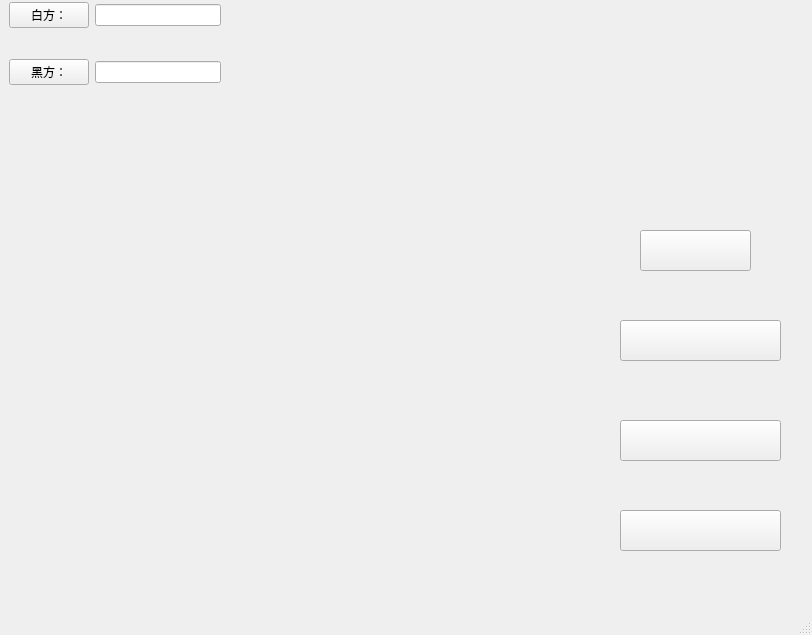
<?xml version="1.0" encoding="UTF-8"?>
<ui version="4.0">
 <class>MainWindow_01</class>
 <widget class="QMainWindow" name="MainWindow_01">
  <property name="geometry">
   <rect>
    <x>0</x>
    <y>0</y>
    <width>812</width>
    <height>635</height>
   </rect>
  </property>
  <property name="windowTitle">
   <string>MainWindow</string>
  </property>
  <widget class="QWidget" name="centralwidget">
   <widget class="QFrame" name="BackGround">
    <property name="geometry">
     <rect>
      <x>-50</x>
      <y>-70</y>
      <width>961</width>
      <height>771</height>
     </rect>
    </property>
    <property name="styleSheet">
     <string notr="true">#BackGround{
	border-image: url(:/picture/background.jpg);

}</string>
    </property>
    <property name="frameShape">
     <enum>QFrame::StyledPanel</enum>
    </property>
    <property name="frameShadow">
     <enum>QFrame::Raised</enum>
    </property>
    <widget class="QPushButton" name="StartGame">
     <property name="geometry">
      <rect>
       <x>670</x>
       <y>490</y>
       <width>161</width>
       <height>41</height>
      </rect>
     </property>
     <property name="styleSheet">
      <string notr="true">color: qlineargradient(spread:pad, x1:0, y1:0, x2:1, y2:0, stop:0 rgba(0, 0, 0, 255), stop:1 rgba(255, 255, 255, 255));</string>
     </property>
     <property name="text">
      <string/>
     </property>
     <property name="icon">
      <iconset resource="pic.qrc">
       <normaloff>:/picture/visitor.png</normaloff>:/picture/visitor.png</iconset>
     </property>
     <property name="iconSize">
      <size>
       <width>300</width>
       <height>100</height>
      </size>
     </property>
    </widget>
    <widget class="QPushButton" name="help">
     <property name="geometry">
      <rect>
       <x>690</x>
       <y>300</y>
       <width>111</width>
       <height>41</height>
      </rect>
     </property>
     <property name="styleSheet">
      <string notr="true">border-image: url(:/new/prefix1/image/bottons.qrc);</string>
     </property>
     <property name="text">
      <string/>
     </property>
     <property name="icon">
      <iconset resource="pic.qrc">
       <normaloff>:/picture/help.png</normaloff>:/picture/help.png</iconset>
     </property>
     <property name="iconSize">
      <size>
       <width>300</width>
       <height>40</height>
      </size>
     </property>
    </widget>
    <widget class="QPushButton" name="ourteam">
     <property name="geometry">
      <rect>
       <x>670</x>
       <y>580</y>
       <width>161</width>
       <height>41</height>
      </rect>
     </property>
     <property name="text">
      <string/>
     </property>
     <property name="icon">
      <iconset resource="pic.qrc">
       <normaloff>:/picture/ourteam.png</normaloff>:/picture/ourteam.png</iconset>
     </property>
     <property name="iconSize">
      <size>
       <width>150</width>
       <height>40</height>
      </size>
     </property>
    </widget>
    <widget class="QPushButton" name="login">
     <property name="geometry">
      <rect>
       <x>670</x>
       <y>390</y>
       <width>161</width>
       <height>41</height>
      </rect>
     </property>
     <property name="text">
      <string/>
     </property>
     <property name="icon">
      <iconset resource="pic.qrc">
       <normaloff>:/picture/login.png</normaloff>:/picture/login.png</iconset>
     </property>
     <property name="iconSize">
      <size>
       <width>150</width>
       <height>40</height>
      </size>
     </property>
     <property name="autoDefault">
      <bool>false</bool>
     </property>
    </widget>
    <widget class="QWidget" name="widget_3" native="true">
     <property name="geometry">
      <rect>
       <x>50</x>
       <y>60</y>
       <width>230</width>
       <height>108</height>
      </rect>
     </property>
     <layout class="QVBoxLayout" name="verticalLayout">
      <item>
       <widget class="QWidget" name="widget" native="true">
        <layout class="QHBoxLayout" name="horizontalLayout">
         <item>
          <widget class="QPushButton" name="pushButton">
           <property name="text">
            <string>白方：</string>
           </property>
          </widget>
         </item>
         <item>
          <widget class="QLineEdit" name="user_white"/>
         </item>
        </layout>
       </widget>
      </item>
      <item>
       <widget class="QWidget" name="widget_2" native="true">
        <layout class="QHBoxLayout" name="horizontalLayout_2">
         <item>
          <widget class="QPushButton" name="pushButton_2">
           <property name="text">
            <string>黑方：</string>
           </property>
          </widget>
         </item>
         <item>
          <widget class="QLineEdit" name="user_black"/>
         </item>
        </layout>
       </widget>
      </item>
     </layout>
    </widget>
    <zorder>help</zorder>
    <zorder>StartGame</zorder>
    <zorder>ourteam</zorder>
    <zorder>login</zorder>
    <zorder>widget_3</zorder>
   </widget>
  </widget>
  <widget class="QMenuBar" name="menubar">
   <property name="geometry">
    <rect>
     <x>0</x>
     <y>0</y>
     <width>812</width>
     <height>21</height>
    </rect>
   </property>
  </widget>
  <widget class="QStatusBar" name="statusbar"/>
 </widget>
 <resources>
  <include location="pic.qrc"/>
 </resources>
 <connections/>
</ui>
